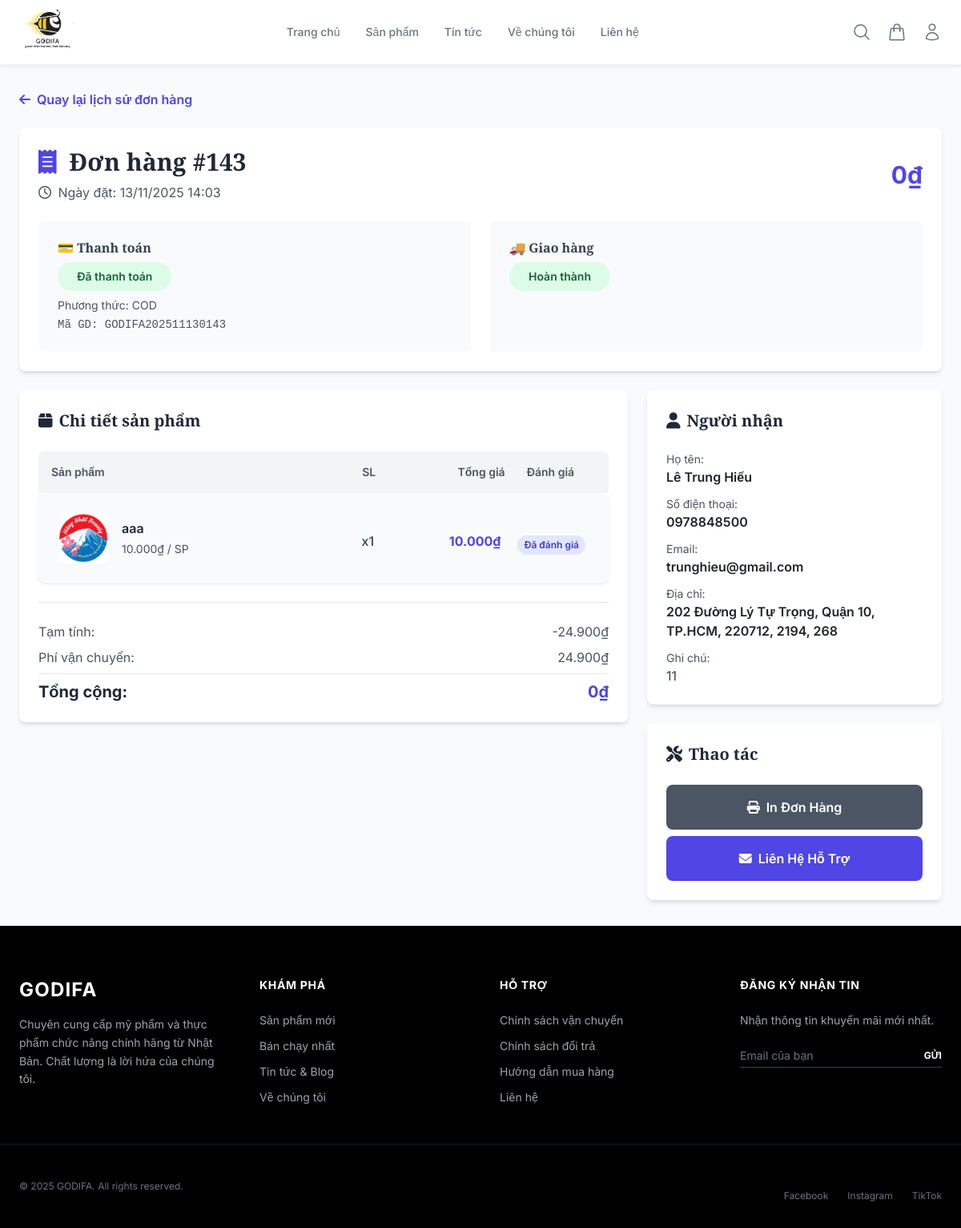
The page /view/order/detail.php?id=143 (signed in) on the database its author committed.
### tables this page shows
CREATE TABLE IF NOT EXISTS `order_delivery` (
  `deliveryID` int NOT NULL AUTO_INCREMENT,
  `orderID` int NOT NULL,
  `recipientName` varchar(100) NOT NULL,
  `recipientEmail` varchar(100) DEFAULT NULL,
  `recipientPhone` varchar(20) NOT NULL,
  `address` varchar(255) NOT NULL,
  `ward` varchar(100) DEFAULT NULL,
  `district` varchar(100) NOT NULL,
  `city` varchar(100) NOT NULL,
  `provinceId` int DEFAULT NULL,
  `districtId` int DEFAULT NULL,
  `wardCode` varchar(20) DEFAULT NULL,
  `fullAddress` varchar(500) GENERATED ALWAYS AS (concat_ws(_utf8mb4', ',`address`,`ward`,`district`,`city`)) STORED,
  `deliveryNotes` text,
  `createdAt` timestamp NULL DEFAULT CURRENT_TIMESTAMP,
  PRIMARY KEY (`deliveryID`),
  UNIQUE KEY `orderID` (`orderID`),
  KEY `idx_orderID` (`orderID`),
  KEY `idx_province_district` (`provinceId`,`districtId`),
  KEY `idx_ward` (`wardCode`)
);

CREATE TABLE IF NOT EXISTS `order` (
  `orderID` int NOT NULL AUTO_INCREMENT,
  `orderDate` datetime NOT NULL DEFAULT CURRENT_TIMESTAMP ON UPDATE CURRENT_TIMESTAMP,
  `paymentStatus` varchar(50) NOT NULL COMMENT 'Chờ thanh toán, Đã thanh toán, Đã hủy',
  `totalAmount` decimal(10,0) NOT NULL,
  `paymentMethod` varchar(100) NOT NULL,
  `customerID` int NOT NULL,
  `note` text COMMENT 'Ghi chú đơn hàng',
  `voucherID` int DEFAULT NULL,
  `deliveryStatus` enum('Chờ xác nhận','Đang tiến hành vận chuyển','Hoàn thành','Đã hủy') DEFAULT 'Chờ xác nhận',
  `shippingProvider` varchar(50) DEFAULT 'GHN' COMMENT 'Đơn vị vận chuyển',
  `shippingFee` decimal(10,2) DEFAULT '0.00' COMMENT 'Phí vận chuyển',
  `cancelReason` text COMMENT 'Lý do hủy đơn hàng',
  `transactionCode` varchar(50) DEFAULT NULL COMMENT 'Mã giao dịch duy nhất (GODIFA202511040001)',
  PRIMARY KEY (`orderID`),
  KEY `fk_order_user` (`customerID`),
  KEY `fk_order_voucher` (`voucherID`),
  KEY `idx_transaction_code` (`transactionCode`)
);

CREATE TABLE IF NOT EXISTS `order_details` (
  `orderID` int NOT NULL,
  `productID` int NOT NULL,
  `quantity` int NOT NULL,
  `price` decimal(10,0) NOT NULL,
  PRIMARY KEY (`orderID`,`productID`),
  KEY `fk_orderDetails_product` (`productID`)
);

CREATE TABLE IF NOT EXISTS `product` (
  `productID` int NOT NULL AUTO_INCREMENT,
  `productName` varchar(150) NOT NULL,
  `SKU_MRK` varchar(30) NOT NULL,
  `stockQuantity` int NOT NULL,
  `price` float NOT NULL,
  `description` varchar(500) NOT NULL,
  `image` varchar(100) NOT NULL,
  `categoryID` int NOT NULL,
  `status` tinyint(1) NOT NULL DEFAULT '1' COMMENT '1=Hoạt động, 0=Đã khóa',
  PRIMARY KEY (`productID`),
  KEY `fk_product_category` (`categoryID`)
);

### view/order/detail.php (the view, shortened to what this page needs)
<?php
$orderID = $_GET['id'] ?? 0;
$customerID = $_SESSION['customer_id'];
$db = Database::getInstance();
$conn = $db->connect();
$stmt = $conn->prepare("
    SELECT
        o.orderID,
        o.orderDate,
        o.totalAmount,
        o.shippingFee,
        o.paymentStatus,
        o.paymentMethod,
        o.deliveryStatus,
        o.transactionCode,
        od.recipientName,
        od.recipientPhone,
        od.recipientEmail,
        od.address,
        od.ward,
        od.district,
        od.city,
        od.deliveryNotes
    FROM `order` o
    LEFT JOIN order_delivery od ON o.orderID = od.orderID
    WHERE o.orderID = ? AND o.customerID = ?
");
$stmt->bind_param("ii", $orderID, $customerID);
$stmt->execute();
$order = $stmt->get_result()->fetch_assoc();
$stmt = $conn->prepare("
    SELECT
        od.productID,
        od.quantity,
        od.price,
        p.productName,
        p.image
    FROM order_details od
    JOIN product p ON od.productID = p.productID
    WHERE od.orderID = ?
");
$stmt->bind_param("i", $orderID);
$stmt->execute();
$rawOrderDetails = $stmt->get_result()->fetch_all(MYSQLI_ASSOC);
$orderDetails = [];
$canReviewOrder = ($order['deliveryStatus'] === 'Hoàn thành' || $order['deliveryStatus'] === 'Đã giao');
$stmtReview = $conn->prepare("
    SELECT COUNT(*) FROM review
    WHERE orderID = ? AND productID = ? AND customerID = ?
");
foreach ($rawOrderDetails as $item) {
    $item['canReview'] = false;
    $item['isReviewed'] = false;
    if ($canReviewOrder && $stmtReview) {
        $productID = $item['productID'];
        $stmtReview->bind_param("iii", $orderID, $productID, $customerID);
        $stmtReview->execute();
        $isReviewed = $stmtReview->get_result()->fetch_row()[0] > 0;
        $item['isReviewed'] = $isReviewed;
    }
    $orderDetails[] = $item;
}
?>
<!DOCTYPE html>
<html lang="vi">
<head>
    <script src="https://cdn.tailwindcss.com"></script>
    <link rel="stylesheet" href="https://cdnjs.cloudflare.com/ajax/libs/font-awesome/6.4.0/css/all.min.css">
    <link href="https://cdn.jsdelivr.net/npm/bootstrap@5.3.3/dist/css/bootstrap.min.css" rel="stylesheet">
</head>
<body class="bg-gray-50">
    <?php include __DIR__ . '/../layout/header.php'; ?>
    <div class="max-w-7xl mx-auto px-4 py-8">
        <div class="mb-6">
            <a href="/GODIFA/view/account/order_history.php" class="text-indigo-600 hover:text-indigo-800 font-semibold">
                <i class="fas fa-arrow-left mr-2"></i>Quay lại lịch sử đơn hàng
            </a>
        </div>
        <div class="bg-white rounded-lg shadow-md p-6 mb-6">
            <div class="flex flex-wrap items-center justify-between mb-4">
                <div>
                    <h1 class="text-3xl font-bold text-gray-800">
                        <i class="fas fa-receipt text-indigo-600 mr-2"></i>
                        Đơn hàng #<?= $orderID ?>
                    </h1>
                    <p class="text-gray-600 mt-2">
                        <i class="far fa-clock mr-1"></i>
                        Ngày đặt: <?= date('d/m/Y H:i', strtotime($order['orderDate'])) ?>
                    </p>
                </div>
                <div class="text-right">
                    <p class="text-3xl font-bold text-indigo-600">
                        <?= number_format($order['totalAmount'], 0, ',', '.') ?>₫
                    </p>
                </div>
            </div>
            <div class="grid grid-cols-1 md:grid-cols-2 gap-4">
                <div class="bg-gray-50 p-4 rounded-lg">
                    <h3 class="font-semibold text-gray-700 mb-2">💳 Thanh toán</h3>
                    <?php
                    $paymentColors = [
                        'Đã thanh toán' => 'bg-green-100 text-green-800',
                        'Chờ thanh toán' => 'bg-yellow-100 text-yellow-800',
                        'Đã hủy' => 'bg-red-100 text-red-800'
                    ];
                    $paymentColor = $paymentColors[$order['paymentStatus']] ?? 'bg-gray-100 text-gray-800';
                    ?>
                    <span class="inline-block px-4 py-2 rounded-full text-sm font-semibold <?= $paymentColor ?> mb-2">
                        <?= $order['paymentStatus'] ?>
                    </span>
                    <p class="text-sm text-gray-600">Phương thức: <?= $order['paymentMethod'] ?></p>
                    <?php if ($order['transactionCode']): ?>
                    <p class="text-sm text-gray-600 font-mono mt-1">Mã GD: <?= $order['transactionCode'] ?></p>
                    <?php endif; ?>
                </div>
                <div class="bg-gray-50 p-4 rounded-lg">
                    <h3 class="font-semibold text-gray-700 mb-2">🚚 Giao hàng</h3>
                    <?php
                    $deliveryColors = [
                        'Hoàn thành' => 'bg-green-100 text-green-800',
                        'Đang tiến hành vận chuyển' => 'bg-blue-100 text-blue-800',
                        'Chờ xác nhận' => 'bg-yellow-100 text-yellow-800',
                        'Đã hủy' => 'bg-red-100 text-red-800',
                        'Đã giao' => 'bg-green-100 text-green-800',
                        'Đang giao' => 'bg-blue-100 text-blue-800',
                        'Đang xử lý' => 'bg-blue-100 text-blue-800',
                        'Chờ xử lý' => 'bg-yellow-100 text-yellow-800',
                    ];
                    $deliveryColor = $deliveryColors[$order['deliveryStatus']] ?? 'bg-gray-100 text-gray-800';
                    ?>
                    <span class="inline-block px-4 py-2 rounded-full text-sm font-semibold <?= $deliveryColor ?> mb-2">
                        <?= $order['deliveryStatus'] ?>
                    </span>
                </div>
            </div>
        </div>
        <div class="grid grid-cols-1 lg:grid-cols-3 gap-6">
            <div class="lg:col-span-2 space-y-6">
                <div class="bg-white rounded-lg shadow-md p-6">
                    <h2 class="text-xl font-bold text-gray-800 mb-4">
                        <i class="fas fa-box mr-2"></i>Chi tiết sản phẩm
                    </h2>
                    <div class="hidden md:flex items-center text-sm font-semibold text-gray-600 bg-gray-100 p-3 rounded-t-lg">
                        <span class="w-1/2">Sản phẩm</span>
                        <span class="w-1/6 text-center">SL</span>
                        <span class="w-1/6 text-right">Tổng giá</span>
                        <span class="w-1/6 text-center">Đánh giá</span>
                    </div>
                    <div class="space-y-3">
                        <?php foreach ($orderDetails as $item): ?>
                        <div class="flex flex-wrap md:flex-nowrap items-center bg-gray-50 p-4 rounded-lg shadow-sm hover:shadow-md transition">
                            <img src="/GODIFA/image/<?= htmlspecialchars($item['image']) ?>"
                                 alt="<?= htmlspecialchars($item['productName']) ?>"
                                 class="w-16 h-16 object-cover rounded-lg mr-4 flex-shrink-0">
                            <div class="flex-1 min-w-0 pr-4 w-full md:w-1/2">
                                <p class="font-semibold text-gray-800 truncate"><?= htmlspecialchars($item['productName']) ?></p>
                                <p class="text-gray-600 text-sm mt-1">
                                    <?= number_format($item['price'], 0, ',', '.') ?>₫ / SP
                                </p>
                            </div>
                            <p class="text-gray-700 text-center font-medium w-1/4 md:w-1/6 mt-2 md:mt-0">x<?= $item['quantity'] ?></p>
                            <p class="font-bold text-indigo-600 text-right w-1/4 md:w-1/6 mt-2 md:mt-0">
                                <?= number_format($item['price'] * $item['quantity'], 0, ',', '.') ?>₫
                            </p>
                            <div class="w-full md:w-1/6 text-center mt-3 md:mt-0 pl-4">
                                <?php if (isset($item['isReviewed']) && $item['isReviewed']): ?>
                                    <span class="inline-block bg-indigo-100 text-indigo-700 px-2 py-1 text-xs font-semibold rounded-full">Đã đánh giá</span>
                                <?php else: ?>
                                    <span class="text-gray-400 text-xs">Chưa đủ ĐK</span>
                                <?php endif; ?>
                            </div>
                        </div>
                        <?php endforeach; ?>
                    </div>
                    <div class="border-t mt-4 pt-4 space-y-2">
                        <div class="flex justify-between text-gray-600">
                            <span>Tạm tính:</span>
                            <span><?= number_format($order['totalAmount'] - ($order['shippingFee'] ?? 0), 0, ',', '.') ?>₫</span>
                        </div>
                        <?php if ($order['shippingFee']): ?>
                        <div class="flex justify-between text-gray-600">
                            <span>Phí vận chuyển:</span>
                            <span><?= number_format($order['shippingFee'], 0, ',', '.') ?>₫</span>
                        </div>
                        <?php endif; ?>
                        <div class="flex justify-between text-xl font-bold text-gray-800 pt-2 border-t">
                            <span>Tổng cộng:</span>
                            <span class="text-indigo-600"><?= number_format($order['totalAmount'], 0, ',', '.') ?>₫</span>
                        </div>
                    </div>
                </div>
            </div>
            <div class="space-y-6">
                <div class="bg-white rounded-lg shadow-md p-6">
                    <h2 class="text-xl font-bold text-gray-800 mb-4">
                        <i class="fas fa-user mr-2"></i>Người nhận
                    </h2>
                    <div class="space-y-3">
                        <div>
                            <p class="text-sm text-gray-600">Họ tên:</p>
                            <p class="font-semibold"><?= htmlspecialchars($order['recipientName'] ?? 'Chưa cập nhật') ?></p>
                        </div>
                        <div>
                            <p class="text-sm text-gray-600">Số điện thoại:</p>
                            <p class="font-semibold"><?= htmlspecialchars($order['recipientPhone'] ?? '') ?></p>
                        </div>
                        <?php if (!empty($order['recipientEmail'])): ?>
                        <div>
                            <p class="text-sm text-gray-600">Email:</p>
                            <p class="font-semibold"><?= htmlspecialchars($order['recipientEmail']) ?></p>
                        </div>
                        <?php endif; ?>
                        <div>
                            <p class="text-sm text-gray-600">Địa chỉ:</p>
                            <p class="font-semibold">
                                <?= htmlspecialchars($order['address'] ?? '') ?><?= !empty($order['address']) ? ',' : '' ?>
                                <?= htmlspecialchars($order['ward'] ?? '') ?><?= !empty($order['ward']) ? ',' : '' ?>
                                <?= htmlspecialchars($order['district'] ?? '') ?><?= !empty($order['district']) ? ',' : '' ?>
                                <?= htmlspecialchars($order['city'] ?? '') ?>
                            </p>
                        </div>
                        <?php if (!empty($order['deliveryNotes'])): ?>
                        <div>
                            <p class="text-sm text-gray-600">Ghi chú:</p>
                            <p class="text-gray-700"><?= htmlspecialchars($order['deliveryNotes']) ?></p>
                        </div>
                        <?php endif; ?>
                    </div>
                </div>
                <div class="bg-white rounded-lg shadow-md p-6">
                    <h2 class="text-xl font-bold text-gray-800 mb-4">
                        <i class="fas fa-tools mr-2"></i>Thao tác
                    </h2>
                    <div class="space-y-2">
                        <button onclick="window.print()"
                                class="block w-full text-center bg-gray-600 text-white px-4 py-3 rounded-lg hover:bg-gray-700 transition font-semibold">
                            <i class="fas fa-print mr-2"></i>In Đơn Hàng
                        </button>
                        <a href="mailto:support@godifa.com?subject=Hỗ trợ đơn hàng #<?= $orderID ?>"
                           class="block w-full text-center bg-indigo-600 text-white px-4 py-3 rounded-lg hover:bg-indigo-700 transition font-semibold">
                            <i class="fas fa-envelope mr-2"></i>Liên Hệ Hỗ Trợ
                        </a>
                    </div>
                </div>
            </div>
        </div>
    </div>
    <?php include __DIR__ . '/../layout/footer.php'; ?>
</body>
</html>

### view/layout/header.php (style rules this page uses)
body { font-family: 'Inter', sans-serif; }
h1, h2, h3, .brand-font { font-family: 'Playfair Display', serif; }

### rows shown on the page
order_delivery: orderID.orderDate "13/11/2025 14:03", orderID.totalAmount "0", orderID.paymentStatus "Đã thanh toán", orderID.paymentMethod "COD", orderID.transactionCode "GODIFA202511130143", orderID.deliveryStatus "Hoàn thành", $order['totalAmount']-($order['shippingFee']??0) "-24.900", orderID.shippingFee "24.900", recipientName "Lê Trung Hiếu", recipientPhone "0978848500", recipientEmail "trunghieu@gmail.com", address "202 Đường Lý Tự Trọng, Quận 10, TP.HCM", ward "220712", district "2194", city "268", deliveryNotes "11"
order_details: productID.image (picture), productID.productName "aaa", price "10.000", quantity "1", $item['price'] * $item['quantity'] "10.000"

### other values the page prints
$orderID "143"
